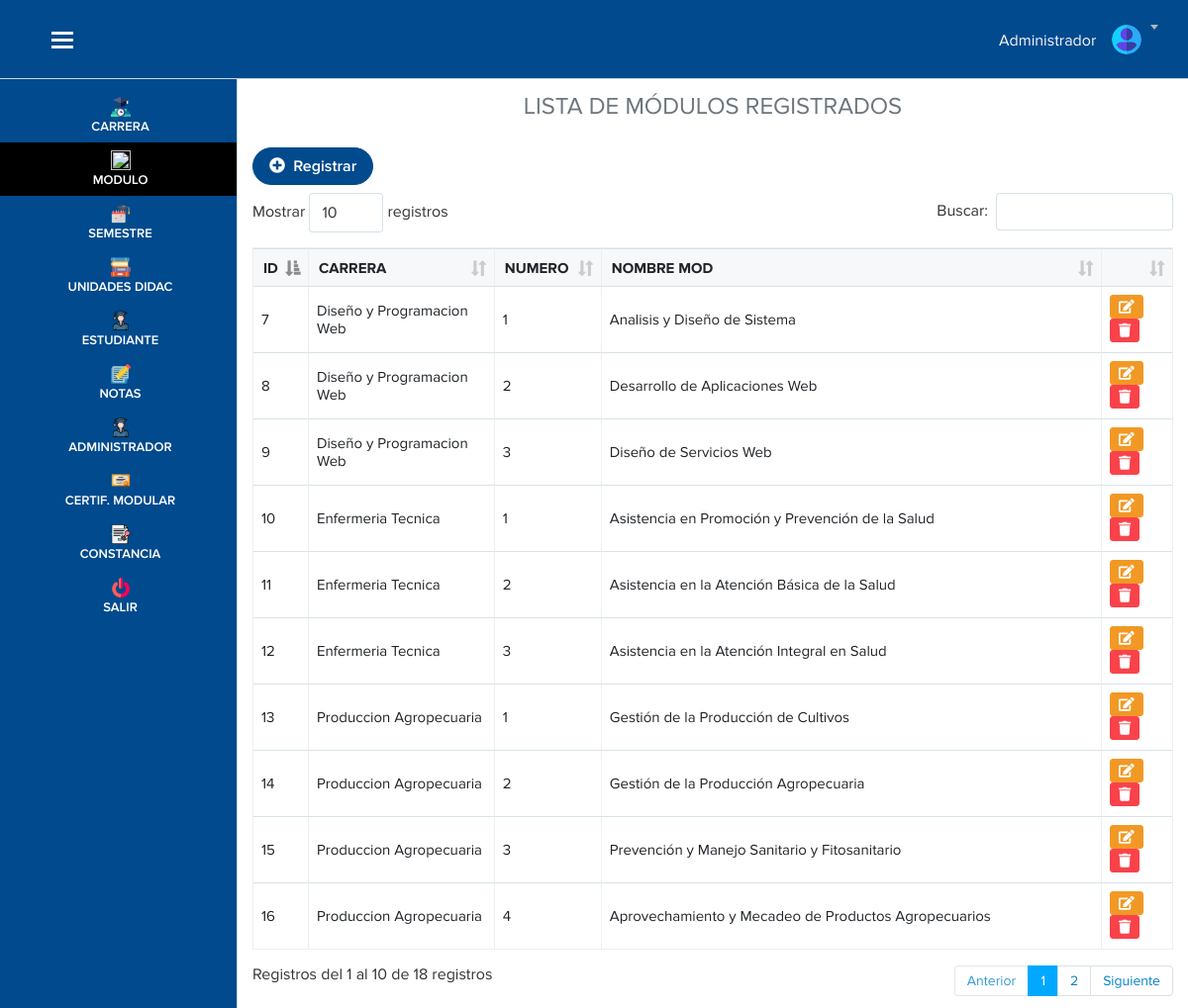
/vista/modulo.php (signed in), run on the app's committed database.
### tables this page shows
CREATE TABLE `modulo` (
  `id_modulo` bigint(11) NOT NULL,
  `numero` varchar(255) DEFAULT '',
  `nombre` varchar(255) DEFAULT NULL,
  `carrera` int(11) DEFAULT NULL
);

CREATE TABLE `carrera` (
  `id_carrera` int(11) NOT NULL,
  `nombre` varchar(255) NOT NULL
);

### vista/modulo.php (the view, shortened to what this page needs)
<?php require('./layout/topbar.php'); ?>
<?php require('./layout/sidebar.php'); ?>
<div class="page-content">
   <h4 class="text-center text-secondary pb-2">LISTA DE MÓDULOS REGISTRADOS</h4>
   <a class="btn btn-primary btn-rounded mb-2" data-toggle="modal" data-target="#exampleModal"><i class="fas fa-plus-circle"></i>
      &nbsp;Registrar</a>
   <?php
   include "../modelo/conexion.php";
   $sql = $conexion->query(" SELECT
   modulo.id_modulo,
   modulo.numero,
   modulo.nombre,
   modulo.carrera,
   carrera.nombre as 'nomCarrera'
   FROM
   modulo
   INNER JOIN carrera ON modulo.carrera = carrera.id_carrera
    ");
   ?>
   <table class="table table-bordered table-hover w-100" id="example">
      <thead>
         <tr>
            <th scope="col">ID</th>
            <th scope="col">CARRERA</th>
            <th scope="col">NUMERO</th>
            <th scope="col">NOMBRE MOD</th>
            <th></th>
         </tr>
      </thead>
      <tbody>
         <?php
         while ($datos = $sql->fetch_object()) { ?>
            <tr>
               <td>
                  <?= $datos->id_modulo ?>
               </td>
               <td>
                  <?= $datos->nomCarrera ?>
               </td>
               <td>
                  <?= $datos->numero ?>
               </td>
               <td>
                  <?= $datos->nombre ?>
               </td>
               <td>
                  <a href="" class="btn btn-warning btn-sm" data-toggle="modal" data-target="#btnmodificar<?= $datos->id_modulo ?>"><i class="fas fa-edit"></i></a>
                  <a href="modulo.php?idEliminarMod=<?= $datos->id_modulo ?>" onclick="advertencia(event)" class="btn btn-danger btn-sm"><i class="fas fa-trash"></i></a>
               </td>
            </tr>
         <?php }
         ?>
      </tbody>
   </table>
</div>
</div>
<?php require('./layout/footer.php'); ?>

### vista/layout/topbar.php (style rules this page uses)
.page-content { margin-top: 70px; }

### data on the page
modulo: id_modulo "7", carrera.nombre "Diseño y Programacion Web", numero "1", nombre "Analisis y Diseño de Sistema"
modulo: id_modulo "8", carrera.nombre "Diseño y Programacion Web", numero "2", nombre "Desarrollo de Aplicaciones Web"
modulo: id_modulo "9", carrera.nombre "Diseño y Programacion Web", numero "3", nombre "Diseño de Servicios Web"
modulo: id_modulo "10", carrera.nombre "Enfermeria Tecnica", numero "1", nombre "Asistencia en Promoción y Prevención de la Salud"
modulo: id_modulo "11", carrera.nombre "Enfermeria Tecnica", numero "2", nombre "Asistencia en la Atención Básica de la Salud"
modulo: id_modulo "12", carrera.nombre "Enfermeria Tecnica", numero "3", nombre "Asistencia en la Atención Integral en Salud"
modulo: id_modulo "13", carrera.nombre "Produccion Agropecuaria", numero "1", nombre "Gestión de la Producción de Cultivos"
modulo: id_modulo "14", carrera.nombre "Produccion Agropecuaria", numero "2", nombre "Gestión de la Producción Agropecuaria"
modulo: id_modulo "15", carrera.nombre "Produccion Agropecuaria", numero "3", nombre "Prevención y Manejo Sanitario y Fitosanitario"
modulo: id_modulo "16", carrera.nombre "Produccion Agropecuaria", numero "4", nombre "Aprovechamiento y Mecadeo de Productos Agropecuarios"
